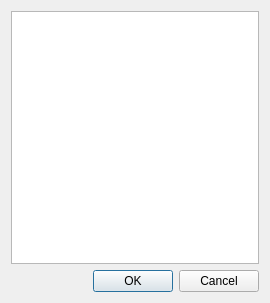
<?xml version="1.0" encoding="UTF-8"?>
<ui version="4.0">
 <class>Dialog</class>
 <widget class="QDialog" name="Dialog">
  <property name="geometry">
   <rect>
    <x>0</x>
    <y>0</y>
    <width>270</width>
    <height>303</height>
   </rect>
  </property>
  <property name="windowTitle">
   <string>Dialog</string>
  </property>
  <layout class="QGridLayout" name="gridLayout">
   <item row="0" column="0">
    <widget class="QListWidget" name="listWidget"/>
   </item>
   <item row="1" column="0">
    <widget class="QDialogButtonBox" name="buttonBox">
     <property name="orientation">
      <enum>Qt::Orientation::Horizontal</enum>
     </property>
     <property name="standardButtons">
      <set>QDialogButtonBox::StandardButton::Cancel|QDialogButtonBox::StandardButton::Ok</set>
     </property>
    </widget>
   </item>
  </layout>
 </widget>
 <resources/>
 <connections>
  <connection>
   <sender>buttonBox</sender>
   <signal>accepted()</signal>
   <receiver>Dialog</receiver>
   <slot>accept()</slot>
   <hints>
    <hint type="sourcelabel">
     <x>248</x>
     <y>254</y>
    </hint>
    <hint type="destinationlabel">
     <x>157</x>
     <y>274</y>
    </hint>
   </hints>
  </connection>
  <connection>
   <sender>buttonBox</sender>
   <signal>rejected()</signal>
   <receiver>Dialog</receiver>
   <slot>reject()</slot>
   <hints>
    <hint type="sourcelabel">
     <x>316</x>
     <y>260</y>
    </hint>
    <hint type="destinationlabel">
     <x>286</x>
     <y>274</y>
    </hint>
   </hints>
  </connection>
 </connections>
</ui>
